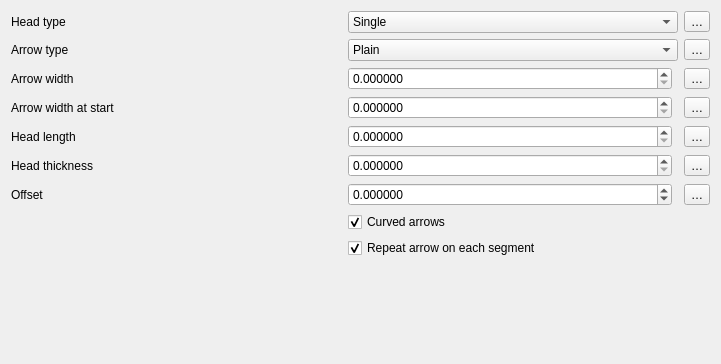
<?xml version="1.0" encoding="UTF-8"?>
<ui version="4.0">
 <class>QgsArrowSymbolLayerWidgetBase</class>
 <widget class="QWidget" name="QgsArrowSymbolLayerWidgetBase">
  <property name="geometry">
   <rect>
    <x>0</x>
    <y>0</y>
    <width>721</width>
    <height>364</height>
   </rect>
  </property>
  <property name="windowTitle">
   <string>Form</string>
  </property>
  <layout class="QGridLayout" name="gridLayout">
   <item row="1" column="2">
    <widget class="QgsPropertyOverrideButton" name="mArrowTypeDDBtn">
     <property name="text">
      <string>…</string>
     </property>
    </widget>
   </item>
   <item row="0" column="1">
    <widget class="QComboBox" name="mHeadTypeCombo">
     <item>
      <property name="text">
       <string>Single</string>
      </property>
     </item>
     <item>
      <property name="text">
       <string>Single, reversed</string>
      </property>
     </item>
     <item>
      <property name="text">
       <string>Double</string>
      </property>
     </item>
    </widget>
   </item>
   <item row="7" column="1">
    <widget class="QCheckBox" name="mCurvedArrowChck">
     <property name="text">
      <string>Curved arrows</string>
     </property>
     <property name="checked">
      <bool>true</bool>
     </property>
     <property name="tristate">
      <bool>false</bool>
     </property>
    </widget>
   </item>
   <item row="9" column="0">
    <spacer name="verticalSpacer">
     <property name="orientation">
      <enum>Qt::Vertical</enum>
     </property>
     <property name="sizeHint" stdset="0">
      <size>
       <width>20</width>
       <height>40</height>
      </size>
     </property>
    </spacer>
   </item>
   <item row="5" column="1">
    <layout class="QHBoxLayout" name="horizontalLayout_2">
     <item>
      <widget class="QgsDoubleSpinBox" name="mHeadThicknessSpin">
       <property name="sizePolicy">
        <sizepolicy hsizetype="Minimum" vsizetype="Fixed">
         <horstretch>1</horstretch>
         <verstretch>0</verstretch>
        </sizepolicy>
       </property>
       <property name="decimals">
        <number>6</number>
       </property>
       <property name="maximum">
        <double>999999999.999999046325684</double>
       </property>
       <property name="singleStep">
        <double>0.200000000000000</double>
       </property>
      </widget>
     </item>
     <item>
      <widget class="QgsUnitSelectionWidget" name="mHeadThicknessUnitWidget" native="true">
       <property name="focusPolicy">
        <enum>Qt::TabFocus</enum>
       </property>
      </widget>
     </item>
    </layout>
   </item>
   <item row="5" column="2">
    <widget class="QgsPropertyOverrideButton" name="mHeadHeightDDBtn">
     <property name="text">
      <string>…</string>
     </property>
    </widget>
   </item>
   <item row="6" column="0">
    <widget class="QLabel" name="label_6">
     <property name="text">
      <string>Offset</string>
     </property>
     <property name="alignment">
      <set>Qt::AlignLeading|Qt::AlignLeft|Qt::AlignVCenter</set>
     </property>
    </widget>
   </item>
   <item row="1" column="0">
    <widget class="QLabel" name="label_3">
     <property name="text">
      <string>Arrow type</string>
     </property>
    </widget>
   </item>
   <item row="2" column="0">
    <widget class="QLabel" name="label_8">
     <property name="text">
      <string>Arrow width</string>
     </property>
     <property name="alignment">
      <set>Qt::AlignLeading|Qt::AlignLeft|Qt::AlignVCenter</set>
     </property>
    </widget>
   </item>
   <item row="4" column="2">
    <widget class="QgsPropertyOverrideButton" name="mHeadWidthDDBtn">
     <property name="text">
      <string>…</string>
     </property>
    </widget>
   </item>
   <item row="2" column="2">
    <widget class="QgsPropertyOverrideButton" name="mArrowWidthDDBtn">
     <property name="text">
      <string>…</string>
     </property>
    </widget>
   </item>
   <item row="6" column="1">
    <layout class="QHBoxLayout" name="horizontalLayout">
     <item>
      <widget class="QgsDoubleSpinBox" name="mOffsetSpin">
       <property name="sizePolicy">
        <sizepolicy hsizetype="Minimum" vsizetype="Fixed">
         <horstretch>1</horstretch>
         <verstretch>0</verstretch>
        </sizepolicy>
       </property>
       <property name="decimals">
        <number>6</number>
       </property>
       <property name="minimum">
        <double>-99999999.989999994635582</double>
       </property>
       <property name="maximum">
        <double>99999999.989999994635582</double>
       </property>
       <property name="singleStep">
        <double>0.200000000000000</double>
       </property>
      </widget>
     </item>
     <item>
      <widget class="QgsUnitSelectionWidget" name="mOffsetUnitWidget" native="true">
       <property name="focusPolicy">
        <enum>Qt::StrongFocus</enum>
       </property>
      </widget>
     </item>
    </layout>
   </item>
   <item row="6" column="2">
    <widget class="QgsPropertyOverrideButton" name="mOffsetDDBtn">
     <property name="text">
      <string>…</string>
     </property>
    </widget>
   </item>
   <item row="2" column="1">
    <layout class="QHBoxLayout" name="horizontalLayout_6">
     <item>
      <widget class="QgsDoubleSpinBox" name="mArrowWidthSpin">
       <property name="sizePolicy">
        <sizepolicy hsizetype="Minimum" vsizetype="Fixed">
         <horstretch>1</horstretch>
         <verstretch>0</verstretch>
        </sizepolicy>
       </property>
       <property name="decimals">
        <number>6</number>
       </property>
       <property name="maximum">
        <double>999999999.999999046325684</double>
       </property>
       <property name="singleStep">
        <double>0.200000000000000</double>
       </property>
       <property name="showClearButton" stdset="0">
        <bool>false</bool>
       </property>
      </widget>
     </item>
     <item>
      <widget class="QgsUnitSelectionWidget" name="mArrowWidthUnitWidget" native="true">
       <property name="focusPolicy">
        <enum>Qt::TabFocus</enum>
       </property>
      </widget>
     </item>
    </layout>
   </item>
   <item row="0" column="2">
    <widget class="QgsPropertyOverrideButton" name="mHeadTypeDDBtn">
     <property name="text">
      <string>…</string>
     </property>
    </widget>
   </item>
   <item row="5" column="0">
    <widget class="QLabel" name="label_2">
     <property name="text">
      <string>Head thickness</string>
     </property>
    </widget>
   </item>
   <item row="3" column="2">
    <widget class="QgsPropertyOverrideButton" name="mArrowStartWidthDDBtn">
     <property name="text">
      <string>…</string>
     </property>
    </widget>
   </item>
   <item row="4" column="0">
    <widget class="QLabel" name="label_9">
     <property name="text">
      <string>Head length</string>
     </property>
     <property name="alignment">
      <set>Qt::AlignLeading|Qt::AlignLeft|Qt::AlignVCenter</set>
     </property>
    </widget>
   </item>
   <item row="4" column="1">
    <layout class="QHBoxLayout" name="horizontalLayout_7">
     <item>
      <widget class="QgsDoubleSpinBox" name="mHeadLengthSpin">
       <property name="sizePolicy">
        <sizepolicy hsizetype="Minimum" vsizetype="Fixed">
         <horstretch>1</horstretch>
         <verstretch>0</verstretch>
        </sizepolicy>
       </property>
       <property name="decimals">
        <number>6</number>
       </property>
       <property name="maximum">
        <double>999999999.999999046325684</double>
       </property>
       <property name="singleStep">
        <double>0.200000000000000</double>
       </property>
       <property name="showClearButton" stdset="0">
        <bool>false</bool>
       </property>
      </widget>
     </item>
     <item>
      <widget class="QgsUnitSelectionWidget" name="mHeadLengthUnitWidget" native="true">
       <property name="focusPolicy">
        <enum>Qt::TabFocus</enum>
       </property>
      </widget>
     </item>
    </layout>
   </item>
   <item row="0" column="0">
    <widget class="QLabel" name="label_10">
     <property name="text">
      <string>Head type</string>
     </property>
    </widget>
   </item>
   <item row="1" column="1">
    <widget class="QComboBox" name="mArrowTypeCombo">
     <property name="toolTip">
      <string>&lt;html&gt;&lt;head/&gt;&lt;body&gt;&lt;p&gt;Plain: the arrow will be displayed entirely&lt;/p&gt;&lt;p&gt;Left/Exterior half: only the half of the head that is on the left of the arrow for straight arrows, or the one toward the exterior for curved arrows will be displayed&lt;/p&gt;&lt;p&gt;Right/Interior half: only the half of the head that is on the right of the arrow for straight arrows, or the one toward the interior for curved arrows will be displayed&lt;/p&gt;&lt;/body&gt;&lt;/html&gt;</string>
     </property>
     <item>
      <property name="text">
       <string>Plain</string>
      </property>
     </item>
     <item>
      <property name="text">
       <string>Left/Exterior half</string>
      </property>
     </item>
     <item>
      <property name="text">
       <string>Right/Interior half</string>
      </property>
     </item>
    </widget>
   </item>
   <item row="3" column="0">
    <widget class="QLabel" name="label">
     <property name="text">
      <string>Arrow width at start</string>
     </property>
    </widget>
   </item>
   <item row="3" column="1">
    <layout class="QHBoxLayout" name="horizontalLayout_9">
     <item>
      <widget class="QgsDoubleSpinBox" name="mArrowStartWidthSpin">
       <property name="sizePolicy">
        <sizepolicy hsizetype="Minimum" vsizetype="Fixed">
         <horstretch>1</horstretch>
         <verstretch>0</verstretch>
        </sizepolicy>
       </property>
       <property name="decimals">
        <number>6</number>
       </property>
       <property name="maximum">
        <double>999999999.999999046325684</double>
       </property>
       <property name="singleStep">
        <double>0.200000000000000</double>
       </property>
       <property name="showClearButton" stdset="0">
        <bool>false</bool>
       </property>
      </widget>
     </item>
     <item>
      <widget class="QgsUnitSelectionWidget" name="mArrowStartWidthUnitWidget" native="true">
       <property name="focusPolicy">
        <enum>Qt::TabFocus</enum>
       </property>
      </widget>
     </item>
    </layout>
   </item>
   <item row="8" column="1">
    <widget class="QCheckBox" name="mRepeatArrowChck">
     <property name="toolTip">
      <string>&lt;html&gt;&lt;head/&gt;&lt;body&gt;&lt;p&gt;If checked, one arrow will be rendered for each consecutive points (each 2 points for a straight arrow or 3 points for a curved arrow).&lt;/p&gt;&lt;p&gt;If unchecked, the arrow will be defined by extermum points of the line (the middle point will be used as a control point for a curved arrow)&lt;/p&gt;&lt;/body&gt;&lt;/html&gt;</string>
     </property>
     <property name="text">
      <string>Repeat arrow on each segment</string>
     </property>
     <property name="checked">
      <bool>true</bool>
     </property>
     <property name="tristate">
      <bool>false</bool>
     </property>
    </widget>
   </item>
  </layout>
 </widget>
 <customwidgets>
  <customwidget>
   <class>QgsDoubleSpinBox</class>
   <extends>QDoubleSpinBox</extends>
   <header>qgsdoublespinbox.h</header>
  </customwidget>
  <customwidget>
   <class>QgsPropertyOverrideButton</class>
   <extends>QToolButton</extends>
   <header>qgspropertyoverridebutton.h</header>
  </customwidget>
  <customwidget>
   <class>QgsUnitSelectionWidget</class>
   <extends>QWidget</extends>
   <header>qgsunitselectionwidget.h</header>
   <container>1</container>
  </customwidget>
 </customwidgets>
 <tabstops>
  <tabstop>mHeadTypeCombo</tabstop>
  <tabstop>mHeadTypeDDBtn</tabstop>
  <tabstop>mArrowTypeCombo</tabstop>
  <tabstop>mArrowTypeDDBtn</tabstop>
  <tabstop>mArrowWidthSpin</tabstop>
  <tabstop>mArrowWidthUnitWidget</tabstop>
  <tabstop>mArrowWidthDDBtn</tabstop>
  <tabstop>mArrowStartWidthSpin</tabstop>
  <tabstop>mArrowStartWidthUnitWidget</tabstop>
  <tabstop>mArrowStartWidthDDBtn</tabstop>
  <tabstop>mHeadLengthSpin</tabstop>
  <tabstop>mHeadLengthUnitWidget</tabstop>
  <tabstop>mHeadWidthDDBtn</tabstop>
  <tabstop>mHeadThicknessSpin</tabstop>
  <tabstop>mHeadThicknessUnitWidget</tabstop>
  <tabstop>mHeadHeightDDBtn</tabstop>
  <tabstop>mOffsetSpin</tabstop>
  <tabstop>mOffsetUnitWidget</tabstop>
  <tabstop>mOffsetDDBtn</tabstop>
  <tabstop>mCurvedArrowChck</tabstop>
  <tabstop>mRepeatArrowChck</tabstop>
 </tabstops>
 <resources/>
 <connections/>
</ui>
